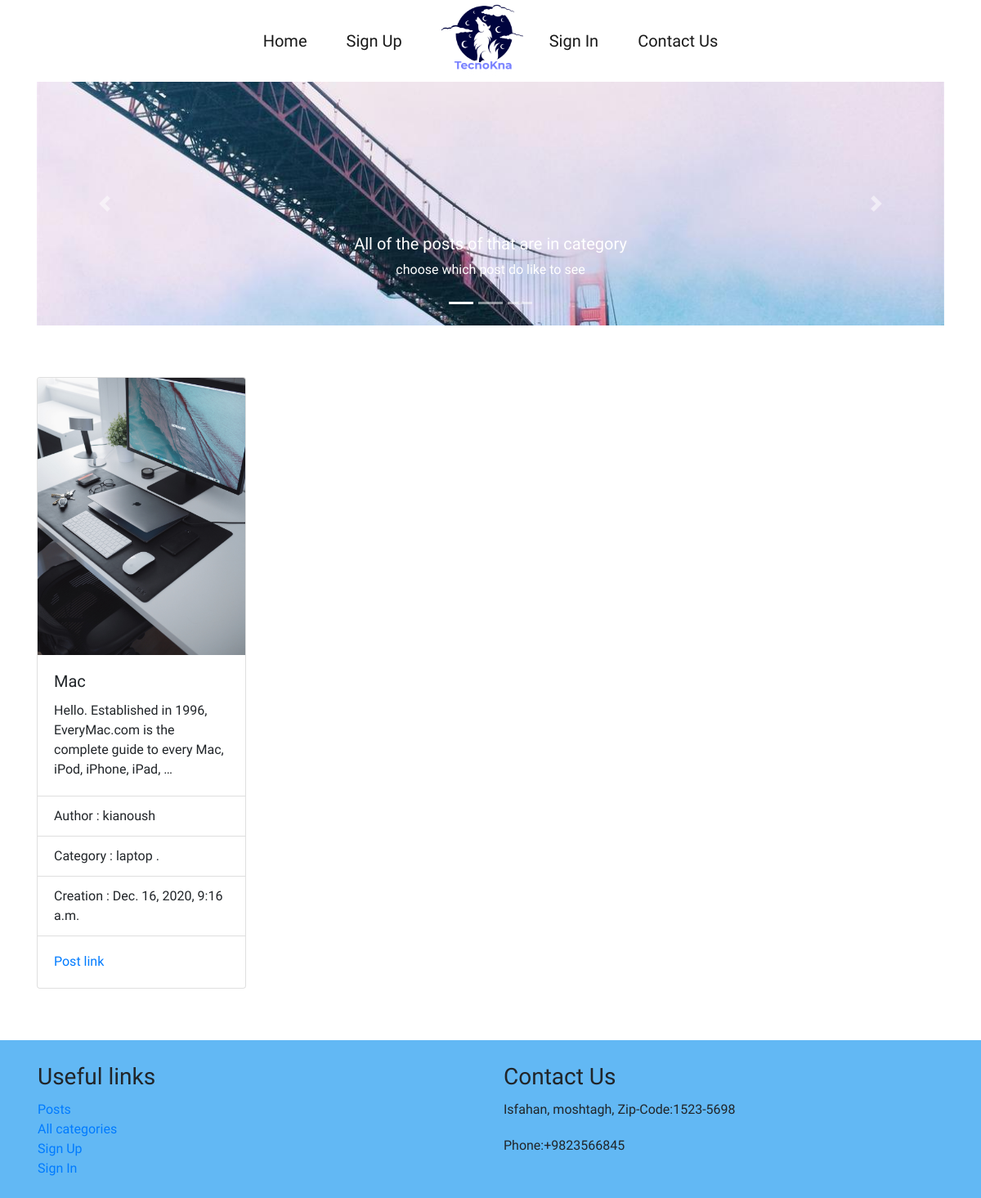
Page /blog/cat_posts/lap (signed in) on the committed database.
### blog/models.py (models this page shows, shortened)
class Post(models.Model):
    title = models.CharField(_("title"), max_length=100)
    slug = models.SlugField(_("slug"), db_index=True, unique=True)
    content = models.TextField(_('content'), blank=True)
    category = models.ForeignKey(Category, null=True, blank=True, on_delete=models.CASCADE, verbose_name=_('category'),
                                 related_name='posts',
                                 related_query_name='posts')
    draft = models.BooleanField(_('draft'), default=True, db_index=True)
    author = models.ForeignKey(User, verbose_name=_('author'), on_delete=models.CASCADE, related_query_name='posts',
                               related_name='posts')
    image = models.ImageField(_('image'), upload_to='images', blank=True, null=True)
    created_at = models.DateTimeField(_('creation'), auto_now_add=True)
    updated_at = models.DateTimeField(_('update'), auto_now=True)
    published_at = models.DateTimeField(_('publish_time'), db_index=True)
    class Meta:
        verbose_name = 'post'
        verbose_name_plural = 'posts'
        ordering = ["published_at", "created_at"]

class Category(models.Model):
    title = models.CharField(_("title"), max_length=100)
    slug = models.SlugField(_("slug"), db_index=True)
    parent = models.ForeignKey("self", null=True, blank=True, on_delete=models.SET_NULL,
                               verbose_name=_("root_category"), related_name="category",
                               related_query_name="category")
    class Meta:
        verbose_name = _('category')
        verbose_name_plural = _('categories')
    def __str__(self):
        return f"category : {self.title} ."

### account/models.py (models this page shows)
class User(AbstractUser):
    country = models.CharField(max_length=128, blank=True, null=True)
    def __str__(self):
        return f'{self.username}'

### blog/views.py (the view)
# urls.py: path('cat_posts/<slug:slug>', CatPosts.as_view(), name='category')
@method_decorator(login_required, name='dispatch')
class CatPosts(DetailView):
    model = Category
    template_name = 'blog/same_cat.html'
    def get_context_data(self, **kwargs):
        context = super().get_context_data(**kwargs)
        category = context.get('category', None)
        context['posts'] = Post.objects.filter(category=category)
        return context

### templates/blog/same_cat.html (shortened to what this page needs)
{% extends 'basic/basic_all_page.html' %}
{% load static %}
{% block links %}
    <link rel="stylesheet" href="{% static 'blog/posts.css' %}">
{% endblock %}
{% block main %}
    <main>
        <div class="container">
            <div class="row">
                <div class="col-12">
                    <div id="carouselExampleIndicators" class="carousel slide" data-ride="carousel" style="">
                        <ol class="carousel-indicators">
                            <li data-target="#carouselExampleIndicators" data-slide-to="0" class="active"></li>
                            <li data-target="#carouselExampleIndicators" data-slide-to="1"></li>
                            <li data-target="#carouselExampleIndicators" data-slide-to="2"></li>
                        </ol>
                        <div class="carousel-inner">
                            <div class="carousel-item active">
                                <img class="d-block w-100" src="{% static 'blog/images/D.jpg' %}" alt="First slide">
                                <div class="carousel-caption d-none d-md-block">
                                    <h5>All of the posts of that are in category</h5>
                                    <p>choose which post do like to see</p>
                                </div>
                            </div>
                        </div>
                        <a class="carousel-control-prev" href="#carouselExampleIndicators" role="button"
                           data-slide="prev">
                            <span class="carousel-control-prev-icon" aria-hidden="true"></span>
                        </a>
                        <a class="carousel-control-next" href="#carouselExampleIndicators" role="button"
                           data-slide="next">
                            <span class="carousel-control-next-icon" aria-hidden="true"></span>
                        </a>
                    </div>
                </div>
                <div class="row col-12 my-md-5 my-sm-2">
                    {% for post in posts %}
                    <div class="col-xl-3 col-lg-4 col-md-6 col-sm-12">
                        <div class="card mx-auto" style="width: 16rem;">
                            <img class="card-img-top" src="{{ post.image.url }}" alt="Card image cap">
                            <div class="card-body">
                                <h5 class="card-title">{{ post.title|capfirst }}</h5>
                                <p class="card-text">{{ post.content|truncatewords:15 }}</p>
                            </div>
                            <ul class="list-group list-group-flush">
                                <li class="list-group-item">Author : {{ post.author }}</li>
                                <li class="list-group-item">{{ post.category|capfirst }}</li>
                                <li class="list-group-item">Creation : {{ post.created_at }}</li>
                            </ul>
                            <div class="card-body">
                                <a href="{% url 'post' post.slug %}" class="card-link">Post link</a>
                            </div>
                        </div>
                    </div>
                    {% endfor %}
                </div>
            </div>
        </div>
    </main>
{% endblock %}

### static/blog/posts.css (style rules this page uses)
html,body { height: 100%; width: 100%; padding: 0; margin: 0; font-family: Sofia; }
a { text-decoration: none; }
.card { margin-top: 15px; margin-bottom: 15px; }

### rows in the picture
Post: image (picture), title "Mac", content "Hello. Established in 1996, EveryMac.com is the complete guide to every Mac, iPod, iPhone, iPad, …", author "kianoush", category "Category : laptop .", created_at "Dec. 16, 2020, 9:16 a.m."
